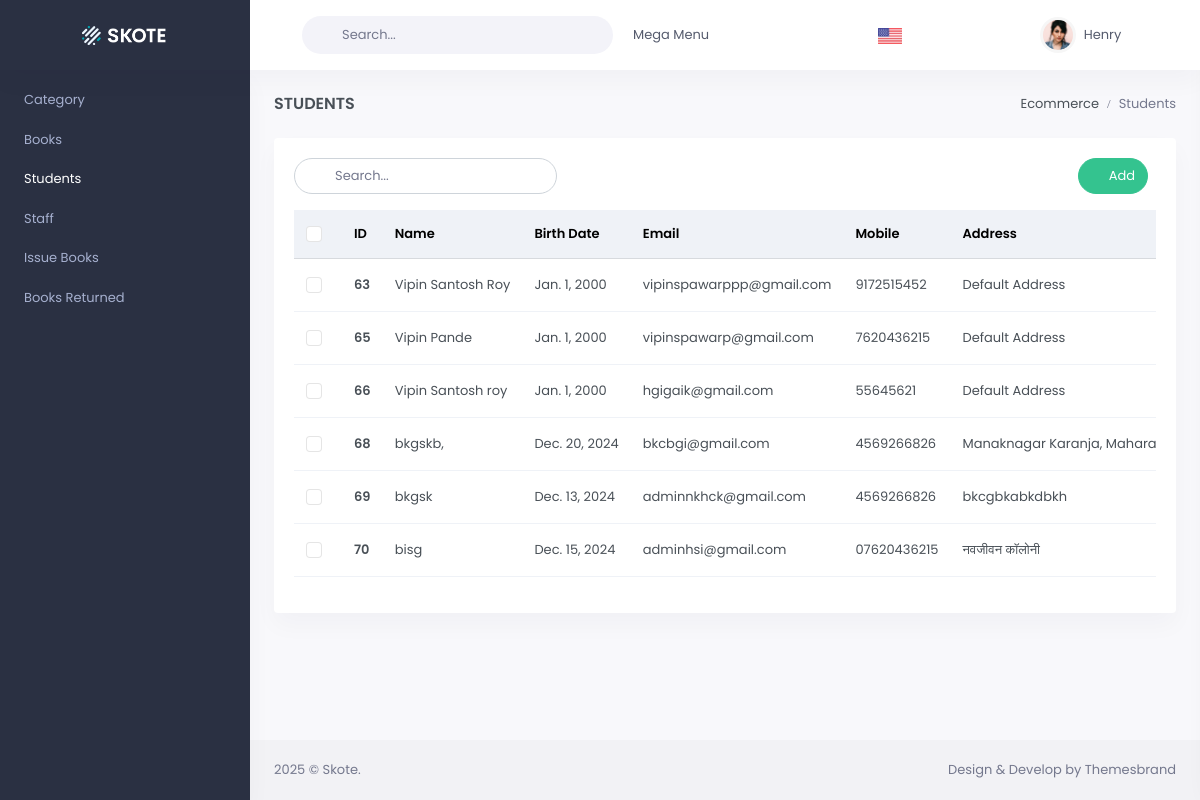
The app's page /person-table/ with its own data.
### Page/models.py (models this page shows)
class Person(models.Model):
    name = models.CharField(max_length=50, verbose_name="Full Name")
    mobile = models.CharField(max_length=10, verbose_name="Mobile Number")
    email = models.EmailField(max_length=254, unique=True, verbose_name="Email Address")
    password = models.CharField(max_length=128, verbose_name="Password")
    address = models.TextField(verbose_name="Address", default="Default Address")  # Added default value
    birthdate = models.DateField(verbose_name="Date of Birth", default=date(2000,1,1))  # Added default value

### Page/views.py (the view)
# urls.py: path("person-table/", views.person_table,name='person-table'),
def person_table(request):
    persons = Person.objects.all()
    return render(request, 'person_table.html',{'persons':persons})

### templates/person_table.html (shortened to what this page needs)
{% extends "layouts/base.html" %}
{% load static %}
{% block content %}
<body>
  <div class="main-content">
    <div class="page-content">
      <div class="container-fluid">
        <div class="row">
          <div class="col-12">
            <div class="page-title-box d-sm-flex align-items-center justify-content-between">
              <h4 class="mb-sm-0 font-size-18">Students</h4>
              <div class="page-title-right">
                <ol class="breadcrumb m-0">
                  <li class="breadcrumb-item">
                    <a href="javascript: void(0);">Ecommerce</a>
                  </li>
                  <li class="breadcrumb-item active">Students</li>
                </ol>
              </div>
            </div>
          </div>
        </div>
        <div class="row">
          <div class="col-12">
            <div class="card">
              <div class="card-body">
                <div class="row mb-2">
                  <div class="col-sm-4">
                    <div class="search-box me-2 mb-2 d-inline-block">
                      <div class="position-relative">
                        <input type="text" class="form-control" placeholder="Search..." / id="searchInput" oninput="searchElement()">
                        <i class="bx bx-search-alt search-icon"></i>
                      </div>
                    </div>
                  </div>
                  <div class="col-sm-8">
                    <div class="text-sm-end">
                      <a type="button" class="btn btn-success btn-rounded waves-effect waves-light mb-2 me-2"
                        href='/add-student/'">
                        <i class=" mdi mdi-plus me-1"></i> Add
                      </a>
                    </div>
                  </div>
                </div>
                <div class="table-responsive">
                  <div id="searchResultsContainer">
                  <table class="table align-middle table-nowrap table-check">
                    <thead class="table-light">
                      <tr>
                        <th style="width: 20px" class="align-middle">
                          <div class="form-check font-size-16">
                            <input class="form-check-input" type="checkbox" id="checkAll" />
                          </div>
                        </th>
                        <th class="align-middle">ID</th>
                        <th class="align-middle">Name</th>
                        <th class="align-middle">Birth Date</th>
                        <th class="align-middle">Email</th>
                        <th class="align-middle">Mobile</th>
                        <th class="align-middle">Address</th>
                      </tr>
                    </thead>
                    <tbody>
                      {% for person in persons %}
                      <tr id="item-{{ person.id }}">
                        <td>
                          <div class="form-check font-size-16">
                            <input class="form-check-input" type="checkbox" id="orderidcheck09" />
                          </div>
                        </td>
                        <td>
                          <a href="javascript: void(0);" class="text-body fw-bold">{{person.id}}</a>
                        </td>
                        <td>{{person.name}}</td>
                        <td>{{person.birthdate}}</td>
                        <td>{{person.email}}</td>
                        <td>{{person.mobile}}</td>
                        <td>{{person.address}}</td>
                      </tr>
                      {% endfor %}
                    </tbody>
                  </table>
                </div>
                </div>
              </div>
            </div>
          </div>
        </div>
      </div>
    </div>
  </div>
</body>
{% endblock content %} {% block custonJs %}{% endblock custonJs %}

### records on screen
Person: id "63", name "Vipin Santosh Roy", birthdate "Jan. 1, 2000", email "vipinspawarppp@gmail.com", mobile "9172515452", address "Default Address"
Person: id "65", name "Vipin Pande", birthdate "Jan. 1, 2000", email "vipinspawarp@gmail.com", mobile "7620436215", address "Default Address"
Person: id "66", name "Vipin Santosh roy", birthdate "Jan. 1, 2000", email "hgigaik@gmail.com", mobile "55645621", address "Default Address"
Person: id "68", name "bkgskb,", birthdate "Dec. 20, 2024", email "bkcbgi@gmail.com", mobile "4569266826", address "Manaknagar Karanja,…"
Person: id "69", name "bkgsk", birthdate "Dec. 13, 2024", email "adminnkhck@gmail.com", mobile "4569266826", address "bkcgbkabkdbkh"
Person: id "70", name "bisg", birthdate "Dec. 15, 2024", email "adminhsi@gmail.com", mobile "07620436215", address "नवजीवन कॉलोनी"
